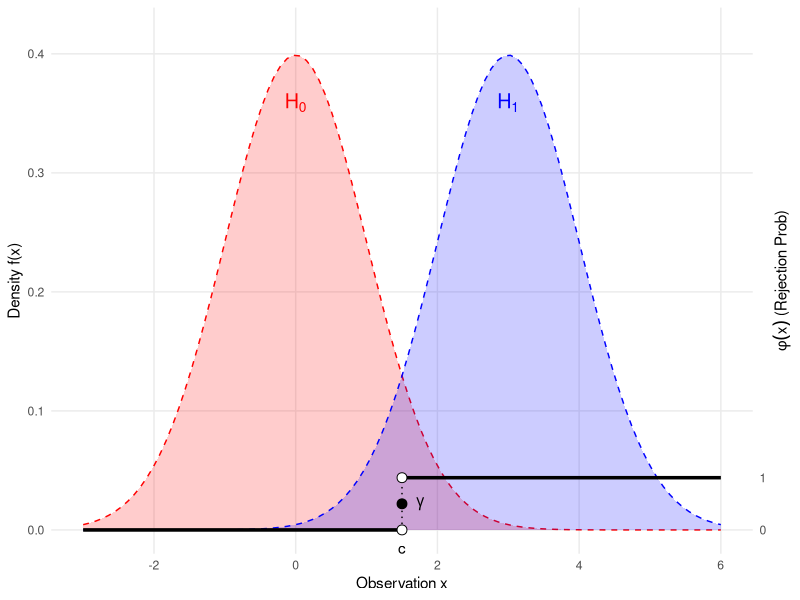

Here is the R script that generated this plot:
## ---- chunk 1
#| label: fig-lrt-normal-x
#| fig-cap: "Illustration of Test Function, Size, and Power"
#| fig-width: 7
#| fig-height: 5

library(ggplot2)

# 1. Define Normal Distribution Parameters
mu0 <- 0
mu1 <- 3
sigma <- 1
c_val <- 1.5      # Critical value on x-axis (Threshold)
gamma_val <- 0.5  # Randomization constant at the boundary

# 2. Calculate Scaling for Dual View
# Peak density of N(0,1) is approx 0.4
max_dens <- dnorm(mu0, mean = mu0, sd = sigma)
y_limit <- max_dens * 1.1

# Set phi=1 to represent 10% of the y-axis range
phi_scale <- 0.1 * y_limit

# 3. Define the Test Function phi(x) based on x
# For Normal mean shift (mu1 > mu0), LRT rejects for large x.
# Step: 0 -> 1 at c_val
df_segments <- data.frame(
  x_start = c(-3, c_val),
  x_end   = c(c_val, 6),
  y_start = c(0, phi_scale),
  y_end   = c(0, phi_scale)
)

ggplot() +
  # --- Layer 1: Densities (Primary Scale) ---
  
  # H0: Normal(0, 1) - Red
  stat_function(fun = dnorm, args = list(mean = mu0, sd = sigma), 
                geom = "area", fill = "red", alpha = 0.2) +
  stat_function(fun = dnorm, args = list(mean = mu0, sd = sigma), 
                color = "red", linetype = "dashed") +
  
  # H1: Normal(3, 1) - Blue
  stat_function(fun = dnorm, args = list(mean = mu1, sd = sigma), 
                geom = "area", fill = "blue", alpha = 0.2) +
  stat_function(fun = dnorm, args = list(mean = mu1, sd = sigma), 
                color = "blue", linetype = "dashed") +

  # --- Layer 2: Scaled Test Function phi(x) ---
  
  # The horizontal steps (Indicator of rejection region)
  geom_segment(data = df_segments, 
               aes(x = x_start, xend = x_end, y = y_start, yend = y_end), 
               size = 1.2) +
  
  # The vertical threshold line at critical value c
  geom_segment(aes(x = c_val, xend = c_val, y = 0, yend = phi_scale), 
               linetype = "dotted", color = "black") +
  
  # Points for gamma and discontinuity (Scaled)
  geom_point(aes(x = c_val, y = gamma_val * phi_scale), size = 3) + 
  geom_point(aes(x = c_val, y = 0), size = 3, shape = 21, fill = "white") +
  geom_point(aes(x = c_val, y = phi_scale), size = 3, shape = 21, fill = "white") +

  # --- Layer 3: Annotations ---
  
  annotate("text", x = c_val + 0.2, y = gamma_val * phi_scale, 
           label = expression(gamma), hjust = 0, fontface = "bold") +
  
  # Label H0 and H1
  annotate("text", x = mu0, y = dnorm(mu0, mu0, sigma) * 0.9, 
           label = expression(H[0]), color = "red", size = 5) +
  annotate("text", x = mu1, y = dnorm(mu1, mu1, sigma) * 0.9, 
           label = expression(H[1]), color = "blue", size = 5) +
  
  # Label the Critical Value
  annotate("text", x = c_val, y = -0.01, label = "c", vjust = 1) +

  # --- Layer 4: Axes ---
  scale_y_continuous(
    name = "Density f(x)",
    limits = c(-0.02, y_limit), # Small negative limit for "c" label
    expand = c(0, 0),
    
    # Secondary Axis for phi
    sec.axis = sec_axis(~ . / phi_scale, 
                        name = expression(phi(x) ~ "(Rejection Prob)"),
                        breaks = c(0, 1))
  ) +
  scale_x_continuous(name = "Observation x", limits = c(-3, 6)) +
  
  theme_minimal() +
  theme(
    axis.title.y.right = element_text(angle = 90, vjust = 0.5),
    panel.grid.minor = element_blank()
  )
